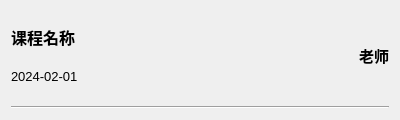
<?xml version="1.0" encoding="UTF-8"?>
<ui version="4.0">
 <class>Item</class>
 <widget class="QWidget" name="Item">
  <property name="geometry">
   <rect>
    <x>0</x>
    <y>0</y>
    <width>400</width>
    <height>120</height>
   </rect>
  </property>
  <property name="windowTitle">
   <string>Item</string>
  </property>
  <layout class="QVBoxLayout" name="vlay">
   <item>
    <layout class="QHBoxLayout" name="hlay" stretch="0,0">
     <item>
      <layout class="QVBoxLayout" name="vlay2">
       <item>
        <widget class="QLabel" name="label1">
         <property name="sizePolicy">
          <sizepolicy hsizetype="Preferred" vsizetype="Fixed">
           <horstretch>0</horstretch>
           <verstretch>0</verstretch>
          </sizepolicy>
         </property>
         <property name="font">
          <font>
           <pointsize>12</pointsize>
           <bold>true</bold>
          </font>
         </property>
         <property name="text">
          <string>课程名称</string>
         </property>
        </widget>
       </item>
       <item>
        <widget class="QLabel" name="label2">
         <property name="sizePolicy">
          <sizepolicy hsizetype="Preferred" vsizetype="Fixed">
           <horstretch>0</horstretch>
           <verstretch>0</verstretch>
          </sizepolicy>
         </property>
         <property name="font">
          <font>
           <pointsize>10</pointsize>
          </font>
         </property>
         <property name="text">
          <string>2024-02-01</string>
         </property>
        </widget>
       </item>
      </layout>
     </item>
     <item>
      <widget class="QLabel" name="label3">
       <property name="sizePolicy">
        <sizepolicy hsizetype="Fixed" vsizetype="Preferred">
         <horstretch>0</horstretch>
         <verstretch>0</verstretch>
        </sizepolicy>
       </property>
       <property name="font">
        <font>
         <pointsize>11</pointsize>
         <bold>true</bold>
        </font>
       </property>
       <property name="text">
        <string>老师</string>
       </property>
      </widget>
     </item>
    </layout>
   </item>
   <item>
    <widget class="Line" name="line">
     <property name="orientation">
      <enum>Qt::Orientation::Horizontal</enum>
     </property>
    </widget>
   </item>
  </layout>
 </widget>
 <resources/>
 <connections/>
</ui>
